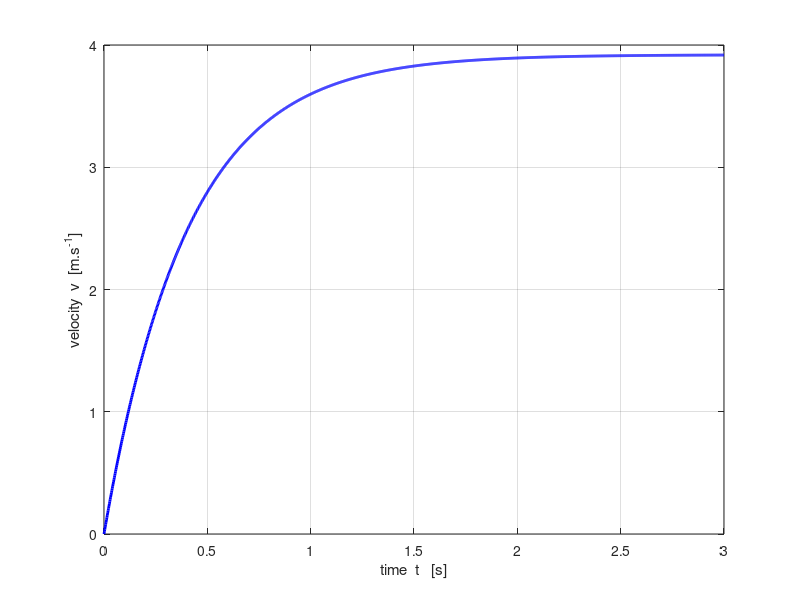
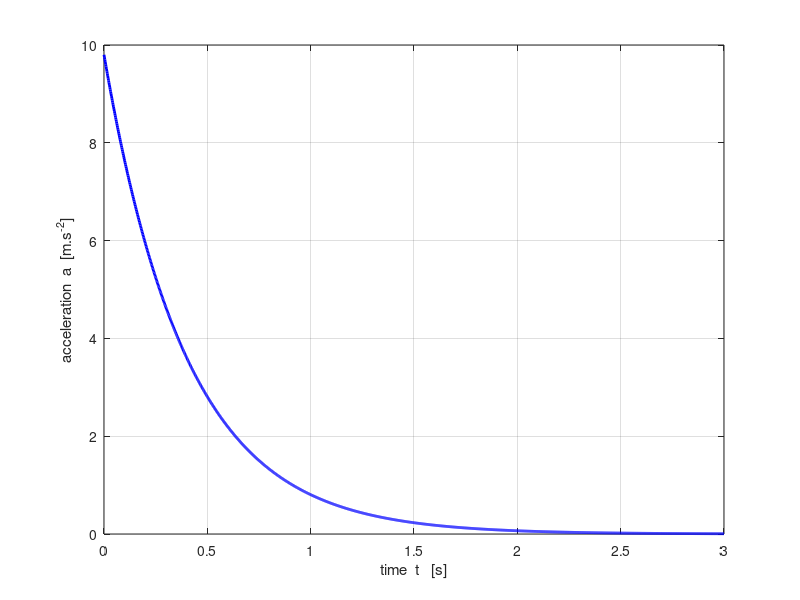
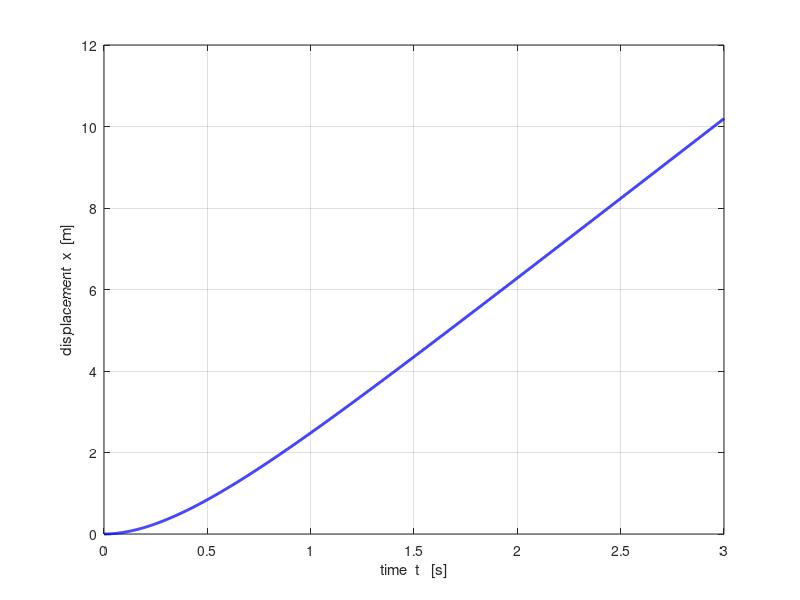
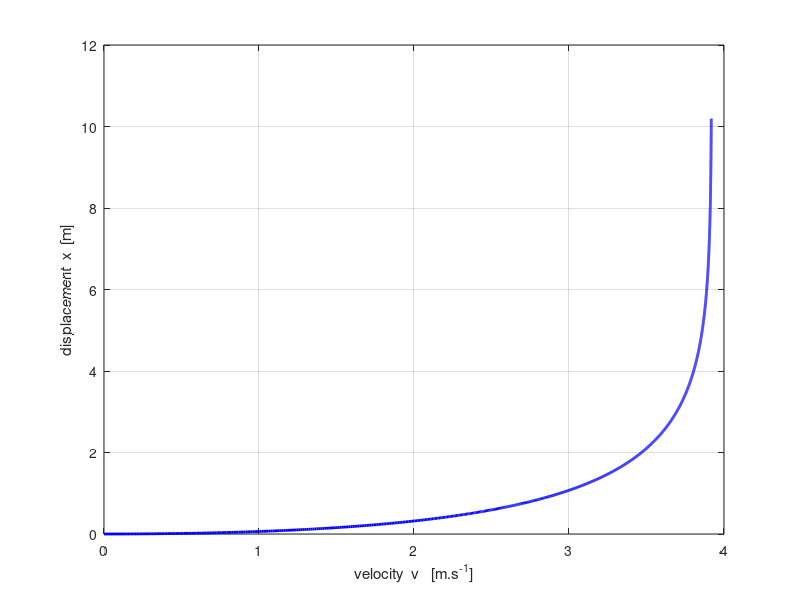

Reproduce these figures in MATLAB, in order.
% mec_fr_bvga.m

clear all
close all
clc

m = 2;
b = 5;

g = 9.8;

tMin = 0;
tMax = 3;
Nt = 1500;

t = linspace(tMin,tMax,Nt);
vT = m*g/b; k = b/m;

v0 = 0;

v = vT + (v0 - vT) .* exp(-k*t);
a = g - k .* v;
x = vT .* t + (1/k) .* (v0-vT) .* (1-exp(-k*t));
x1 = (m/b) .* ((v0-v) + vT.*log((vT-v0)./(vT-v)));



figure(1)
col = 'b';
fs = 9;
set(gcf,'units','normalized','position',[0.2 0.2 0.18 0.22]);
tx = 'time  t   [s]';
ty = 'velocity  v  [m.s^{-1}]';
xP = t; yP = v;

Xrange = [0 1.0 * max(xP)];
Yrange = [0 1.1 * max(yP)];
Xrange = [0 1.0 * 2];
Yrange = [0 1.1 * 10];
   plot(xP,yP,col,'lineWidth',2)
hold on
% yP = vA;
%     plot(xP,yP,'r')
grid on
xlabel(tx); ylabel(ty);
%set(gca,'Xlim',Xrange);
%set(gca,'Ylim',Yrange);

figure(2)
fs = 9;
set(gcf,'units','normalized','position',[0.4 0.2 0.18 0.22]);
tx = 'time  t   [s]';
ty = 'acceleration  a  [m.s^{-2}]';
xP = t; yP = a;

Xrange = [0 1.0 * max(xP)];
Yrange = [-1.1*max(yP) 1.1 * max(yP)];
Xrange = [0 1.0 * 2];
Yrange = [-1.1*10 1.1 * 10];
   plot(xP,yP,col','lineWidth',2)
hold on
% yP = vA;
%     plot(xP,yP,'r')
grid on
xlabel(tx); ylabel(ty);
%set(gca,'Xlim',Xrange);
%set(gca,'Ylim',Yrange);

figure(3)
fs = 9;
set(gcf,'units','normalized','position',[0.6 0.2 0.18 0.22]);
tx = 'time  t   [s]';
ty = 'displacement  x  [m]';
xP = t; yP = x;

Xrange = [0 1.0 * max(xP)];
Yrange = [0 1.1 * max(yP)];
Xrange = [0 1.0 * 2];
Yrange = [0 1.1 * 10];
   plot(xP,yP,col','lineWidth',2)
hold on
% yP = vA;
%     plot(xP,yP,'r')
grid on
xlabel(tx); ylabel(ty);
%set(gca,'Xlim',Xrange);
%set(gca,'Ylim',Yrange);

figure(4)
fs = 9;
set(gcf,'units','normalized','position',[0.8 0.2 0.18 0.22]);
tx = 'velocity  v   [m.s^{-1}]';
ty = 'displacement  x  [m]';
xP = v; yP = x1;

Xrange = [0 1.0 * max(xP)];
Yrange = [0 1.1 * max(yP)];
Xrange = [0 1.0 * 2];
Yrange = [0 1.1 * 10];
   plot(xP,yP,col','lineWidth',2)
hold on
% yP = vA;
%     plot(xP,yP,'r')
grid on
xlabel(tx); ylabel(ty);
%set(gca,'Xlim',Xrange);
%set(gca,'Ylim',Yrange);
